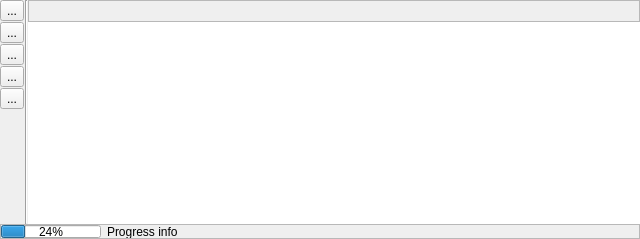
<?xml version="1.0" encoding="UTF-8"?>
<ui version="4.0">
 <class>DockWidget</class>
 <widget class="QDockWidget" name="DockWidget">
  <property name="geometry">
   <rect>
    <x>0</x>
    <y>0</y>
    <width>640</width>
    <height>239</height>
   </rect>
  </property>
  <property name="sizePolicy">
   <sizepolicy hsizetype="Preferred" vsizetype="Preferred">
    <horstretch>2</horstretch>
    <verstretch>0</verstretch>
   </sizepolicy>
  </property>
  <property name="windowTitle">
   <string>Time Series</string>
  </property>
  <widget class="QFrame" name="dockWidgetContents2">
   <property name="frameShape">
    <enum>QFrame::NoFrame</enum>
   </property>
   <property name="frameShadow">
    <enum>QFrame::Sunken</enum>
   </property>
   <layout class="QVBoxLayout" name="verticalLayout_3">
    <property name="spacing">
     <number>0</number>
    </property>
    <property name="leftMargin">
     <number>0</number>
    </property>
    <property name="topMargin">
     <number>0</number>
    </property>
    <property name="rightMargin">
     <number>0</number>
    </property>
    <property name="bottomMargin">
     <number>0</number>
    </property>
    <item>
     <layout class="QHBoxLayout" name="horizontalLayout_4">
      <item>
       <widget class="QFrame" name="TSButtonList">
        <property name="enabled">
         <bool>true</bool>
        </property>
        <property name="sizePolicy">
         <sizepolicy hsizetype="MinimumExpanding" vsizetype="MinimumExpanding">
          <horstretch>1</horstretch>
          <verstretch>0</verstretch>
         </sizepolicy>
        </property>
        <property name="minimumSize">
         <size>
          <width>25</width>
          <height>0</height>
         </size>
        </property>
        <property name="maximumSize">
         <size>
          <width>23</width>
          <height>16777215</height>
         </size>
        </property>
        <property name="frameShape">
         <enum>QFrame::NoFrame</enum>
        </property>
        <property name="frameShadow">
         <enum>QFrame::Raised</enum>
        </property>
        <layout class="QVBoxLayout" name="verticalLayout">
         <property name="spacing">
          <number>1</number>
         </property>
         <property name="leftMargin">
          <number>0</number>
         </property>
         <property name="topMargin">
          <number>0</number>
         </property>
         <property name="rightMargin">
          <number>0</number>
         </property>
         <property name="bottomMargin">
          <number>0</number>
         </property>
         <item>
          <widget class="QToolButton" name="btnAddTSD">
           <property name="text">
            <string>...</string>
           </property>
          </widget>
         </item>
         <item>
          <widget class="QToolButton" name="btnRemoveTSD">
           <property name="text">
            <string>...</string>
           </property>
          </widget>
         </item>
         <item>
          <widget class="QToolButton" name="btnLoadTS">
           <property name="text">
            <string>...</string>
           </property>
          </widget>
         </item>
         <item>
          <widget class="QToolButton" name="btnSaveTS">
           <property name="text">
            <string>...</string>
           </property>
          </widget>
         </item>
         <item>
          <widget class="QToolButton" name="btnClearTS">
           <property name="text">
            <string>...</string>
           </property>
          </widget>
         </item>
         <item>
          <spacer name="verticalSpacer">
           <property name="orientation">
            <enum>Qt::Vertical</enum>
           </property>
           <property name="sizeHint" stdset="0">
            <size>
             <width>20</width>
             <height>10</height>
            </size>
           </property>
          </spacer>
         </item>
        </layout>
       </widget>
      </item>
      <item>
       <widget class="Line" name="line">
        <property name="orientation">
         <enum>Qt::Vertical</enum>
        </property>
       </widget>
      </item>
      <item>
       <layout class="QVBoxLayout" name="verticalLayout_2">
        <item>
         <widget class="QFrame" name="frameFilters">
          <property name="frameShape">
           <enum>QFrame::StyledPanel</enum>
          </property>
          <property name="frameShadow">
           <enum>QFrame::Raised</enum>
          </property>
          <layout class="QHBoxLayout" name="horizontalLayout">
           <property name="leftMargin">
            <number>0</number>
           </property>
           <property name="topMargin">
            <number>0</number>
           </property>
           <property name="rightMargin">
            <number>0</number>
           </property>
           <property name="bottomMargin">
            <number>0</number>
           </property>
           <item>
            <spacer name="horizontalSpacer">
             <property name="orientation">
              <enum>Qt::Horizontal</enum>
             </property>
             <property name="sizeHint" stdset="0">
              <size>
               <width>40</width>
               <height>20</height>
              </size>
             </property>
            </spacer>
           </item>
          </layout>
         </widget>
        </item>
        <item>
         <widget class="TimeSeriesTableView" name="tableView_TimeSeries">
          <property name="sizePolicy">
           <sizepolicy hsizetype="Expanding" vsizetype="Expanding">
            <horstretch>1</horstretch>
            <verstretch>0</verstretch>
           </sizepolicy>
          </property>
          <property name="frameShape">
           <enum>QFrame::NoFrame</enum>
          </property>
          <property name="sizeAdjustPolicy">
           <enum>QAbstractScrollArea::AdjustToContents</enum>
          </property>
          <property name="alternatingRowColors">
           <bool>true</bool>
          </property>
          <property name="sortingEnabled">
           <bool>true</bool>
          </property>
         </widget>
        </item>
       </layout>
      </item>
     </layout>
    </item>
    <item>
     <widget class="QFrame" name="infoBar">
      <property name="minimumSize">
       <size>
        <width>0</width>
        <height>0</height>
       </size>
      </property>
      <property name="maximumSize">
       <size>
        <width>16777215</width>
        <height>15</height>
       </size>
      </property>
      <property name="frameShape">
       <enum>QFrame::StyledPanel</enum>
      </property>
      <property name="frameShadow">
       <enum>QFrame::Raised</enum>
      </property>
      <layout class="QHBoxLayout" name="horizontalLayout_3">
       <property name="leftMargin">
        <number>0</number>
       </property>
       <property name="topMargin">
        <number>0</number>
       </property>
       <property name="rightMargin">
        <number>0</number>
       </property>
       <property name="bottomMargin">
        <number>0</number>
       </property>
       <item>
        <widget class="QProgressBar" name="progressBar">
         <property name="sizePolicy">
          <sizepolicy hsizetype="Expanding" vsizetype="Fixed">
           <horstretch>1</horstretch>
           <verstretch>0</verstretch>
          </sizepolicy>
         </property>
         <property name="minimumSize">
          <size>
           <width>50</width>
           <height>0</height>
          </size>
         </property>
         <property name="maximumSize">
          <size>
           <width>100</width>
           <height>16777215</height>
          </size>
         </property>
         <property name="value">
          <number>24</number>
         </property>
        </widget>
       </item>
       <item>
        <widget class="QLabel" name="progressInfo">
         <property name="sizePolicy">
          <sizepolicy hsizetype="Expanding" vsizetype="Preferred">
           <horstretch>2</horstretch>
           <verstretch>0</verstretch>
          </sizepolicy>
         </property>
         <property name="minimumSize">
          <size>
           <width>150</width>
           <height>0</height>
          </size>
         </property>
         <property name="maximumSize">
          <size>
           <width>16777215</width>
           <height>16777215</height>
          </size>
         </property>
         <property name="text">
          <string>Progress info</string>
         </property>
         <property name="textFormat">
          <enum>Qt::PlainText</enum>
         </property>
         <property name="scaledContents">
          <bool>false</bool>
         </property>
         <property name="wordWrap">
          <bool>false</bool>
         </property>
        </widget>
       </item>
       <item>
        <spacer name="horizontalSpacer_2">
         <property name="orientation">
          <enum>Qt::Horizontal</enum>
         </property>
         <property name="sizeHint" stdset="0">
          <size>
           <width>0</width>
           <height>0</height>
          </size>
         </property>
        </spacer>
       </item>
      </layout>
     </widget>
    </item>
   </layout>
  </widget>
 </widget>
 <customwidgets>
  <customwidget>
   <class>TimeSeriesTableView</class>
   <extends>QTableView</extends>
   <header>timeseriesviewer.timeseries</header>
  </customwidget>
 </customwidgets>
 <resources>
  <include location="resources.qrc"/>
 </resources>
 <connections/>
</ui>
